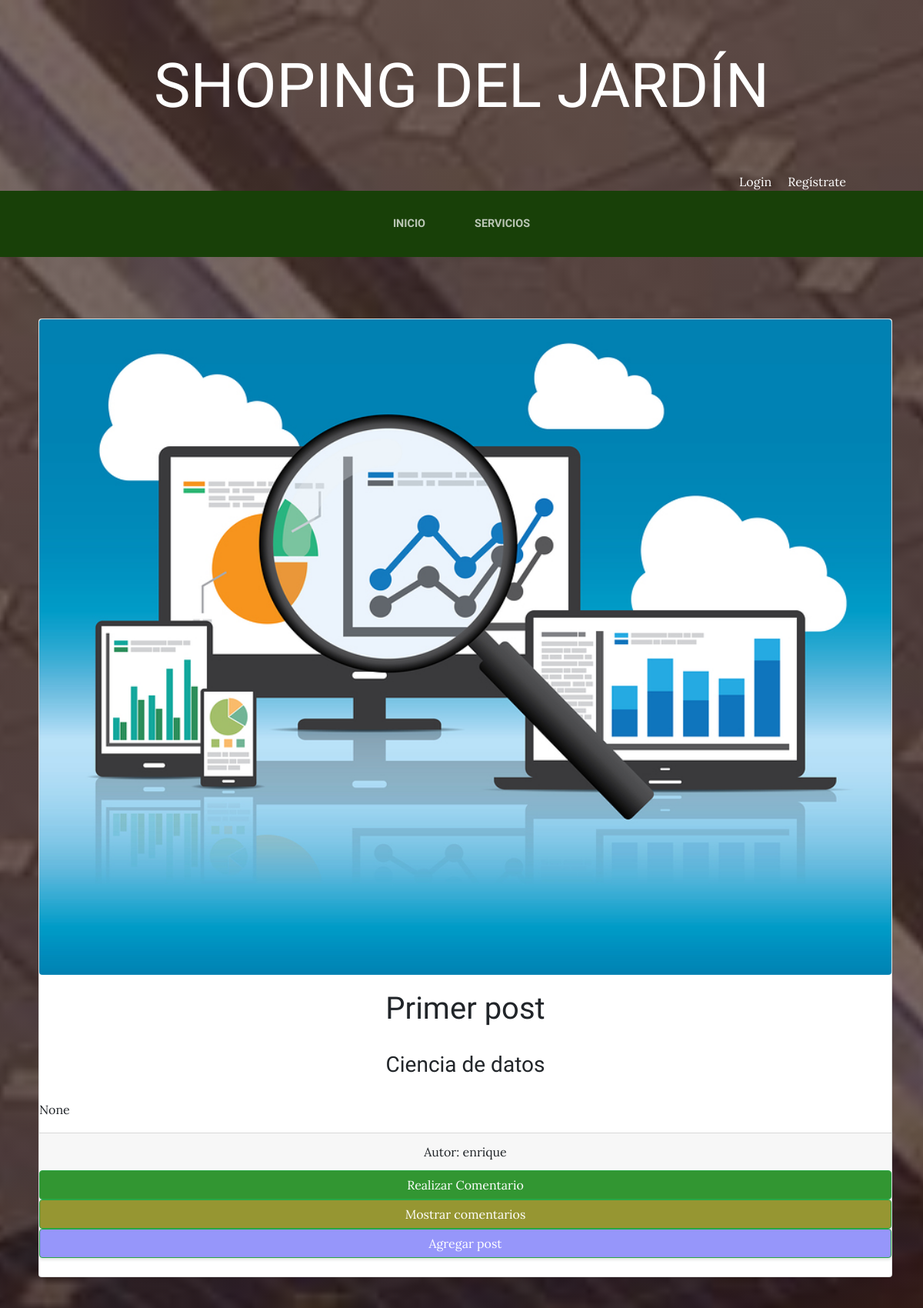
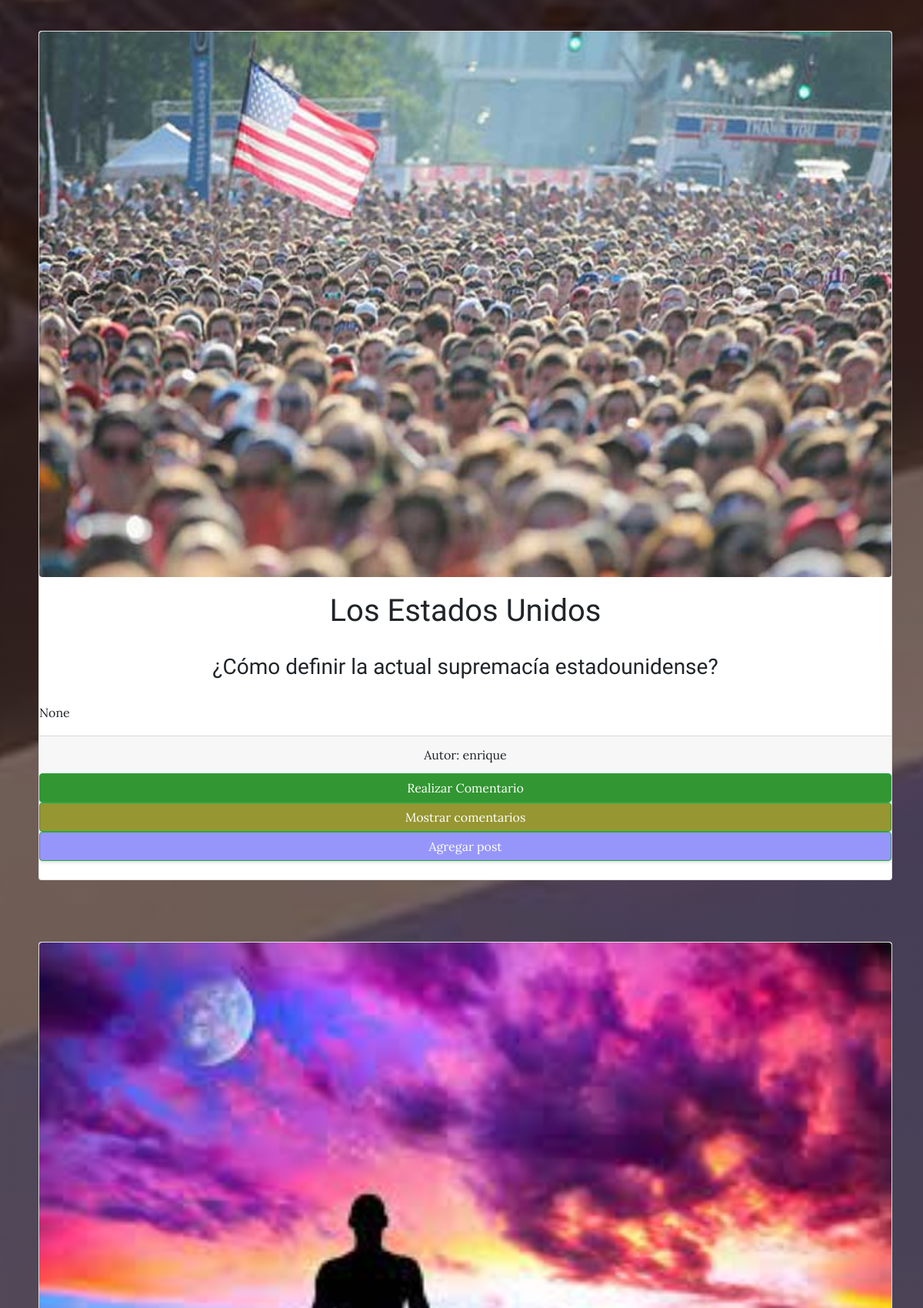
Screenshot of /blog/ (upper part) with the database file from the repository (2 pictures, top to bottom).
### blog/models.py (models this page shows, shortened)
class Post(models.Model):
    titulo=models.CharField(max_length=50)
    contenido=models.CharField(max_length=50)
    imagen=models.ImageField(upload_to="blog", null=True, blank=True)
    autor=models.ForeignKey(User, on_delete=models.CASCADE)
    content= RichTextField(verbose_name="Contenido_de_texto",null=True)
    categorias=models.ManyToManyField(Categoria)
    created=models.DateTimeField(auto_now_add=True)
    updated=models.DateTimeField(auto_now_add=True)
    class Meta:
        verbose_name='post'
        verbose_name_plural='posts'

### blog/views.py (the view)
# urls.py: 2. Add a URL to urlpatterns:  path('blog/', include('blog.urls'))
def blog(request,posts_id=0):
    pid=posts_id
    posts=Post.objects.all().order_by('-updated')
    return render(request, "blog/blog.html", {"posts": posts,'posts_id':pid})

### carro/context_processor.py (called while the page is built)
def importe_total_carro(request):
    total=0
    if request.user.is_authenticated:
        for key, value in request.session["carro"].items():
            total=total+float(value["precio"])
    else:
        total="Debes hacer login"
    return {"importe_total_carro":total}

### blog/templates/blog/blog.html (shortened to what this page needs)
{% extends "ProyectoWebApp/base.html" %}
{% load static %}
{% block content %}
    {% for post in posts %}
    <section class="page-section clearfix">
        <div class="container">
          <div class="intro">
    <div class="card" style="width: 100%; margin: 5px 5px;">
        <img class="intro-img img-fluid mb-3 mb-lg-0 rounded" src="{{post.imagen.url}}" alt="" style="width: 100%;">
        <div class="card-body" style="text-align: center;">
                <span class="section-heading-lower"><h1> {{post.titulo}}</h1></span>
            <br>
            <span class="section-heading-upper"><h3>{{post.contenido}}</h3></span>
 </div >
         <p>  {{post.content|striptags|safe|truncatechars:"500"}}</p>
     <div class="card-footer text-center">
          Autor: {{post.autor}}
              </div>
<a href="{% url 'agregar_comentario' post.id %}" class="btn btn-success" style="background-color:rgb(50, 150, 50)"> Realizar Comentario  </a>
<a href="{% url 'mostrar_comentario' post.id %}" class="btn btn-success" style="background-color:rgb(150, 150, 50)"> Mostrar comentarios  </a>
<a href="{% url 'agregar_posts'  %}" class="btn btn-success" style="background-color:rgb(150, 150, 250)"> Agregar post   </a>
        <br>
        </div>
                 </div>
 </div>
      </section>
    {% endfor %}
{% endblock %}

### ProyectoWebApp/static/ProyectoWebApp/css/gestion.css (style rules this page uses)
body { font-family: 'Lora'; background: linear-gradient(rgba(47, 23, 15, 0.65), rgba(47, 23, 15, 0.65)), url("../img/Shoping.jpg"); background-attachment: fixed; background-position: center; background-size: cover; }
h1, h2, h3, h4, h5, h6 { font-family: 'Raleway'; }
p { line-height: 1.75; }
.page-section { margin-top: 5rem; margin-bottom: 5rem; }
.intro { position: relative; }
@media (min-width: 992px) { .intro .intro-img { width: 75%; float: left; } }
.btn { box-shadow: 0px 3px 3px 0px rgba(33, 37, 41, 0.1); }

### rows the page displays
Post: imagen (picture), titulo "Primer post", contenido "Ciencia de datos", content "None", autor "enrique"
Post: imagen (picture), titulo "Los Estados Unidos", contenido "¿Cómo definir la actual supremacía estadounidense?", content "None", autor "enrique"
Post: imagen (picture)
